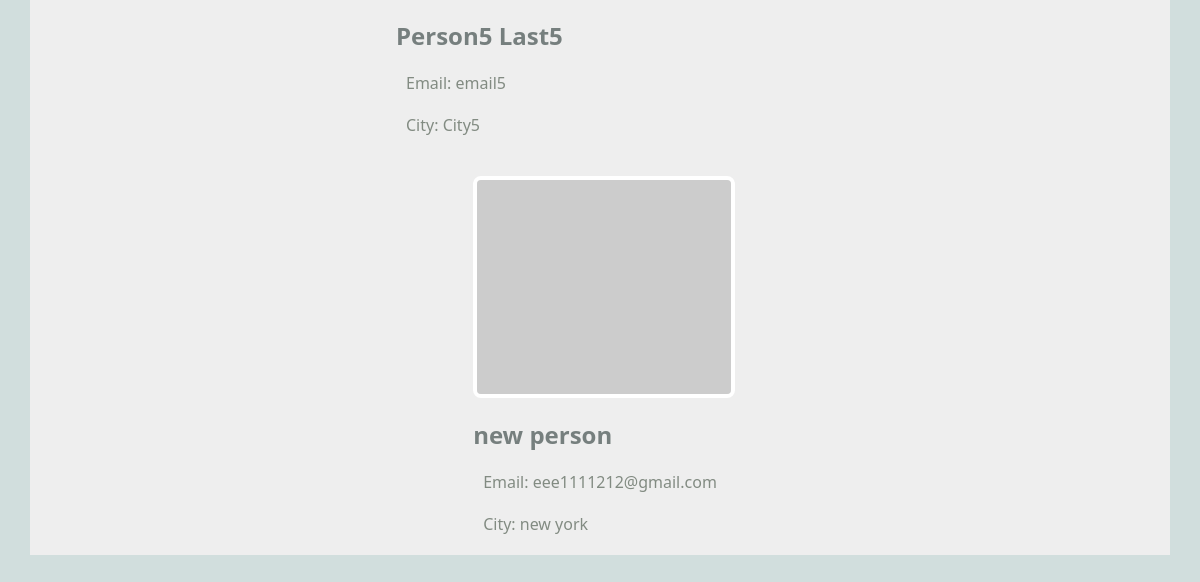
Page /mini_fb/ (lower part) on the earlier database version.
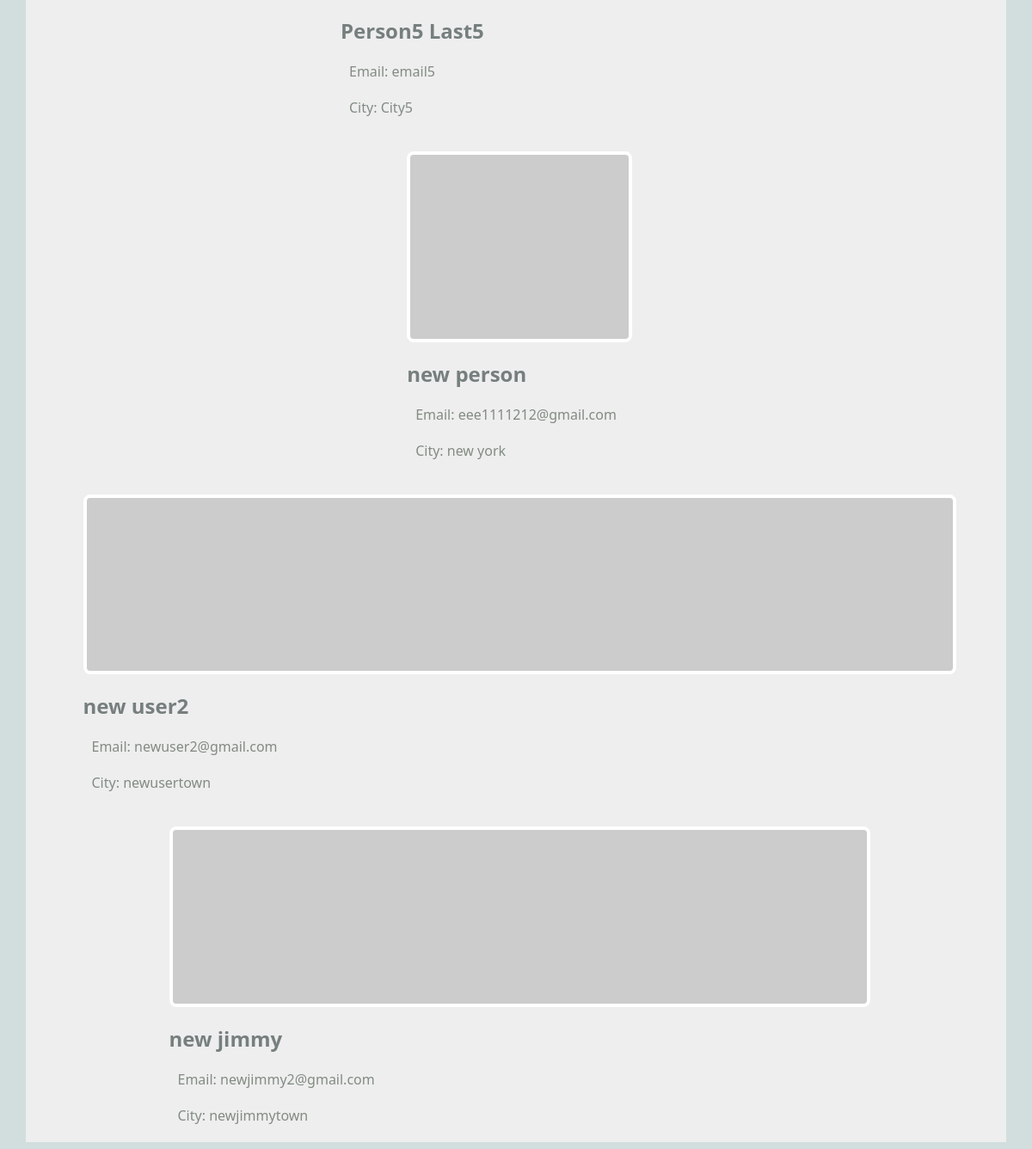
Same page on the later database version.
### mini_fb/models.py (models this page shows, shortened)
class Profile(models.Model):
    fname = models.TextField(blank=False)  # First name of the user
    lname = models.TextField(blank=False)  # Last name of the user
    city = models.TextField(blank=False)   # City where the user resides
    email = models.TextField(blank=False)  # Email address of the user
    profile_image_url = models.URLField(blank=True)  # Profile image URL (optional)
    user = models.ForeignKey(User, on_delete=models.CASCADE) # Link mini_fb Profile to django User

### mini_fb/views.py (the view)
# urls.py: path('', ShowAllView.as_view(), name="show_all_profiles"),
class ShowAllView(ListView):
    model = Profile  # Retrieve objects of type Profile from the database
    template_name = 'mini_fb/show_all_profiles.html'  # Template to use for displaying profiles
    context_object_name = 'profiles'  # Name used to access the profiles in the template file

### mini_fb/templates/mini_fb/show_all_profiles.html (shortened to what this page needs)
{% extends 'mini_fb/base.html' %} {% block content %}
<main class="grid-container">
  {% for a in profiles %}
  <article>
    {% if a.profile_image_url %}
    <a href="{% url 'show_profile' a.pk %}">
      <img src="{{a.profile_image_url}}" alt="{{a.profile_image_url}}" />
    </a>
    {% endif %}
    <div>
      <h2>{{a.fname}} {{a.lname}}</h2>
      <p>Email: {{a.email}}</p>
      <p>City: {{a.city}}</p>
    </div>
  </article>
  {% endfor %}
</main>
{% endblock %}

### mini_fb/templates/mini_fb/base.html (shortened to what this page needs)
{% load static %}
<html>
  <head>
    <link rel="stylesheet" href="{% static 'mini_fb/css/styles.css' %}" />
  </head>
  <body>
    {% block content %} {% endblock %}
  </body>
</html>

### static/mini_fb/css/styles.css (style rules this page uses)
body { margin: 30px; background: #d1dedd; font-family:'Segoe UI', Tahoma, Geneva, Verdana, sans-serif; }
h1, h2, h3 { color: #767f7e; }
p { color: #828b82; }
.grid-container { background: #eee; max-width: 1200px; display: flex; flex-direction: column; align-items: center; gap: 20px; margin: 20px auto; width: 100%; }
article img, article.featured img { width: 100%; border: 4px solid #fff; border-radius: 8px; }
article p, article h3 { margin: 20px 10px; }

Differences in the rows shown:
added Profile: fname "new", lname "user2", email "newuser2@gmail.com", city "newusertown"
added Profile: fname "new", lname "jimmy", email "newjimmy2@gmail.com", city "newjimmytown"
